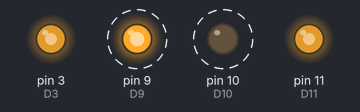
Recording of a sketch running on a simulated Arduino Uno, built with avr-gcc and run on an emulated ATmega328P. On the bench: output pins drawn as LEDs (lit = HIGH). Dashed ring = blinking. Pins used as bus, display or sensor lines are not drawn.

Above: at 0.05 s.
Timing chart, 0 to 3.0 s (numbered marks = the images above):
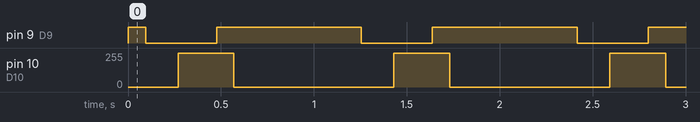

The sketch:

PWMFastEnable_PDT.ino
```cpp
// C++ code
#define PI 3.1415926535897932384626433832795
#include <Wire.h>

int D10=10;
int D4=4;
int D3=3;
int D5=5;
int D9=9;
int D11=11;
int duty1=75;
int duty2=75;
float   mil,sec=0,t;
float Out1,Out2,Out1a,Out1b,Out2a,Out2b;
void setup(){
  Serial.begin(9600);
  pinMode(D10, OUTPUT);
  pinMode(D4, OUTPUT);
  pinMode(D3, OUTPUT);
  pinMode(D5, OUTPUT);
  pinMode(D9, OUTPUT);
  pinMode(D11, OUTPUT);

  noInterrupts();           // deshabilita las interrupciones

  // TIMER 2

   TCCR2A = 0;                        // importante colocar en cero
   TCCR2B = 0;                        // importante colocar en cero
   TCNT2  = 0;                        // importante colocar en cero

   TCCR2A |= (1 << WGM21);            // CTC mode
   TCCR2B = _BV(CS22)| _BV(CS20);     // Clock/1024   //prescaler128
   OCR2A  = 124; //(16000000/128/frec=1000Hz)-1;       //
   TIMSK2 |= (1 << OCIE2A);           // enable


  // TIMER 2 Fast PWM 8-bit mode
  TCCR2A = _BV(COM2A1) | _BV(COM2B1) | _BV(WGM21) | _BV(WGM20);  //Clear mode
  TCCR2B = (0 << CS22)| _BV(CS20);

  OCR2B  =  ((16000000/1/62500)-1)*duty1/100;
  OCR2A  =  ((16000000/1/62500)-1)*duty2/100;
  interrupts();

}

ISR(TIMER2_COMPA_vect){          // timer 0  (cada 1 mS)
 mil =mil+1;
 if(mil == 1000.0){
   	sec=sec+1.0;
   	mil=0;
  }
 t= sec+mil/1000.0;

 Out1 = 255.0*sin(2.0*PI*0.2*t);     // relacionado ao pino 6
 Out2 = 255.0*sin(2.0*PI*0.2*t);    // relacionado ao pino 7
 if (Out1 >= 0.0) {  Out1a = Out1;} // pina 5 || pinb 6
else { Out1b = abs(Out1);} // pina 5 || pinb 6
analogWrite(D4,Out1a);
if (Out1a>=127){digitalWrite(D5,LOW);}
else{digitalWrite(D5,HIGH);}

if (Out2 >= 0.0) {  Out2a = Out2;} // pina 5 || pinb 6
else { Out2b = abs(Out2);} // pina 5 || pinb 6
analogWrite(D10,Out2a);
if (Out2a>=127){digitalWrite(D9,LOW);}
else{digitalWrite(D9,HIGH);}
//analogWrite(D5,-Out1a);
}

void loop() {
 //digitalWrite(D4,HIGH);      // HIGH
 //digitalWrite(D10,HIGH);     // HIGH
 //digitalWrite(D5, LOW);      // LOW
 //digitalWrite(D9, LOW);      // LOW
 //Serial.println(Out1);
 //analogWrite(D3,Out1);
 //analogWrite(D11,Out2);
}
```

Measured:
- by itself, pin 9 (D9): alternates HIGH for 0.78 s and LOW for 0.38 s
- by itself, pin 10 (D10): alternates 254/255 for 0.30 s and 0/255 for 0.86 s
